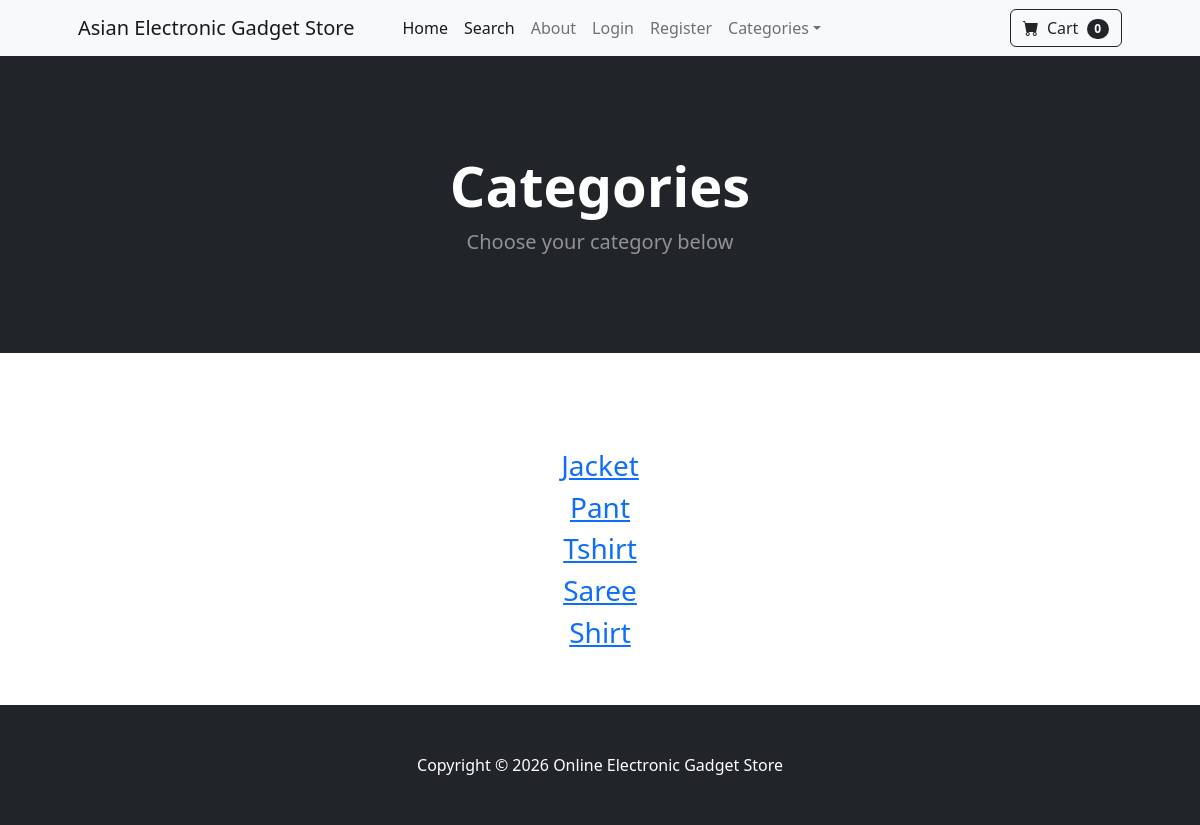
The app's page /category_summary/, older data.
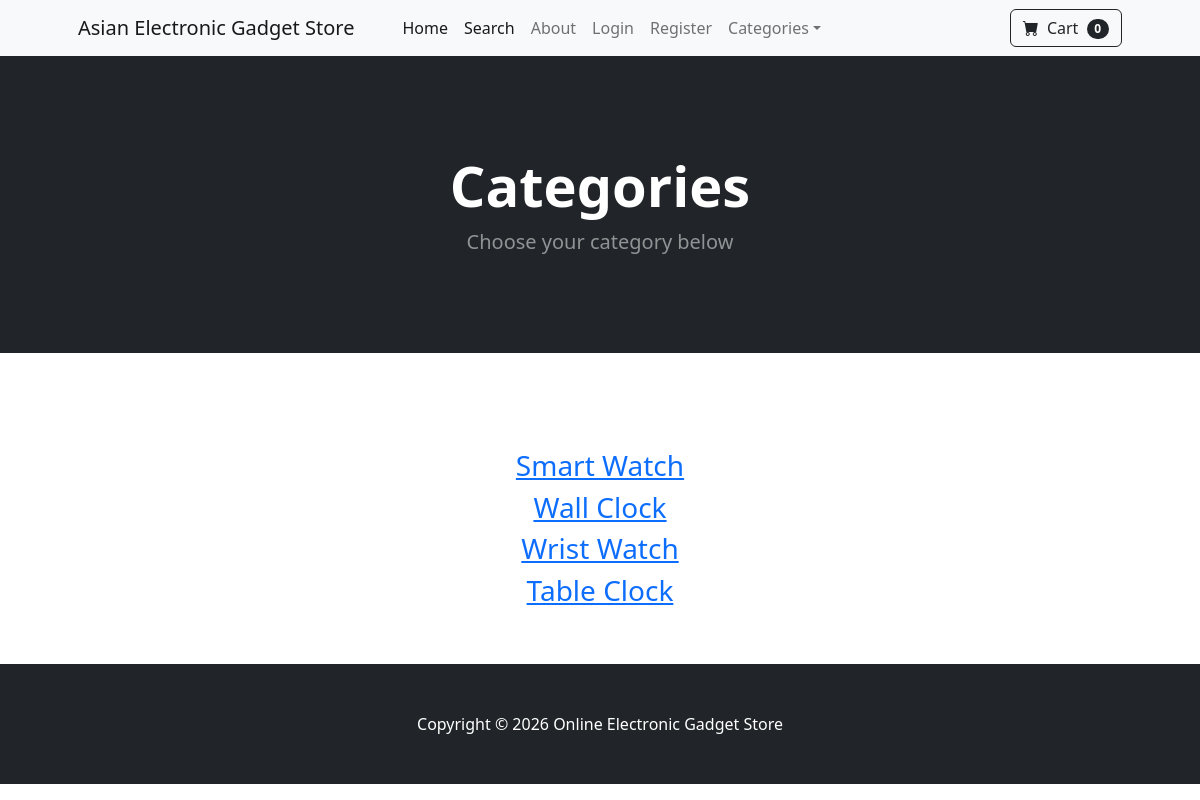
The same page, newer data.
### store/models.py (models this page shows)
class Category(models.Model):
    name = models.CharField(max_length=254)
    def __str__(self):
        return self.name

### store/views.py (the view)
# urls.py: path('category_summary/', views.category_summary, name="category_summary" ),
def category_summary(request):
    categories = Category.objects.all()
    return render(request,'category_summary.html', {"categories": categories})

### cart/cart.py (called while the page is built)
    def __len__(self):
        return len(self.cart)

### cart/context_processors.py (called while the page is built)
def cart(request):
    return {'cart' : Cart(request)}

### store/templates/category_summary.html
{% extends "base.html" %}
{% block content %}
<header class="bg-dark py-5">
            <div class="container px-4 px-lg-5 my-5">
                <div class="text-center text-white">
                    <h1 class="display-4 fw-bolder">Categories </h1>
                    <p class="lead fw-normal text-white-50 mb-0">Choose your category below</p>
                </div>
            </div>
        </header>
        <br><br>
        <div class="container">
            <div class="row">
                <center>
                    <div class="col-8">
                        <br> <br>
                        {% for category in categories %}
                        <h3> <a href=" {% url "category" category %}  "> {{category}} </a> </h3>
                        {% endfor %}
                        <br> <br>
                    </div>
                </center>
            </div>
        </div>
{% endblock content %}

### store/templates/base.html (shortened to what this page needs)
{% load static %}
<!DOCTYPE html>
<html lang="en">
<head>
    <link href="https://cdn.jsdelivr.net/npm/bootstrap-icons@1.5.0/font/bootstrap-icons.css" rel="stylesheet">
    <link href="{% static 'css/styles.css' %}" rel="stylesheet">
    <link href="{% static 'css/custom.css' %}" rel="stylesheet">
</head>
<body>
{% include "navbar.html" %}
{% block content %}
{% endblock %}
<footer class="py-5 bg-dark">
    <div class="container">
        <p class="m-0 text-center text-white">
            Copyright © 2026 Online Electronic Gadget Store
        </p>
    </div>
</footer>
</body>
</html>

### store/templates/navbar.html (shortened to what this page needs)
        <nav class="navbar navbar-expand-lg navbar-light bg-light">
            <div class="container px-4 px-lg-5">
                <a class="navbar-brand" href="{% url "home" %} ">Asian Electronic Gadget Store</a>
                <div class="collapse navbar-collapse" id="navbarSupportedContent">
                    <ul class="navbar-nav me-auto mb-2 mb-lg-0 ms-lg-4">
                        <li class="nav-item"><a class="nav-link active" aria-current="page" href="{% url "home" %} " >Home</a></li>
                         <li class="nav-item"><a class="nav-link active" aria-current="page" href="{% url "search" %} " >Search</a></li>
                        <li class="nav-item"><a class="nav-link" href="{% url "about" %} " >About</a></li>
                        {% if user.is_authenticated %}
                        {% comment %} <li class="nav-item"><a class="nav-link" href="{% url "update_user" %} " >Profile</a></li> {% endcomment %}
                             <li class="nav-item dropdown">
                            <a class="nav-link dropdown-toggle" id="navbarDropdown" href="#" role="button" data-bs-toggle="dropdown" aria-expanded="false">Profile</a>
                            <ul class="dropdown-menu" aria-labelledby="navbarDropdown">
                                <li><a class="dropdown-item" href=" {% url "update_user" %} ">User Profile</a></li>
                                <li><hr class="dropdown-divider" /></li>
                                <li><a class="dropdown-item" href=" {% url "update_info"%} ">User Info</a></li>
                            </ul>
                        </li>
{% if user.is_superuser %}
                           <li class="nav-item dropdown">
                            <a class="nav-link dropdown-toggle" id="navbarDropdown" href="#" role="button" data-bs-toggle="dropdown" aria-expanded="false">Orders</a>
                            <ul class="dropdown-menu" aria-labelledby="navbarDropdown">
                                <li><a class="dropdown-item" href=" {% url "shipped_dash" %} ">Shipped Orders</a></li>
                                <li><hr class="dropdown-divider" /></li>
                                <li><a class="dropdown-item" href=" {% url "not_shipped_dash"%} ">Unshipped Orders</a></li>
                            </ul>
                        </li>
{% endif %}
                            <li class="nav-item"><a class="nav-link" href="{% url "logout" %} " >Logout</a></li>
                        {% else %}
                         <li class="nav-item"><a class="nav-link" href="{% url "login" %} " >Login</a></li>
                         <li class="nav-item"><a class="nav-link" href="{% url "register" %} " >Register</a></li>
                        {% endif %}
                        <li class="nav-item dropdown">
                            <a class="nav-link dropdown-toggle" id="navbarDropdown" href="#" role="button" data-bs-toggle="dropdown" aria-expanded="false">Categories</a>
                        </li>
                    </ul>
                    <form class="d-flex">
                        <a href=" {% url "cart_summary" %} " class="btn btn-outline-dark">
                            <i class="bi-cart-fill me-1"></i>
                            Cart
                            <span class="badge bg-dark text-white ms-1 rounded-pill" id="cart_quantity"> {{ cart|length }} </span>
                        </a>
                    </form>
                </div>
            </div>
        </nav>

Row changes from the older to the newer data that the page shows:
removed Category: name "Jacket"
removed Category: name "Pant"
removed Category: name "Tshirt"
removed Category: name "Saree"
removed Category: name "Shirt"
added Category: name "Smart Watch"
added Category: name "Wall Clock"
added Category: name "Wrist Watch"
added Category: name "Table Clock"
